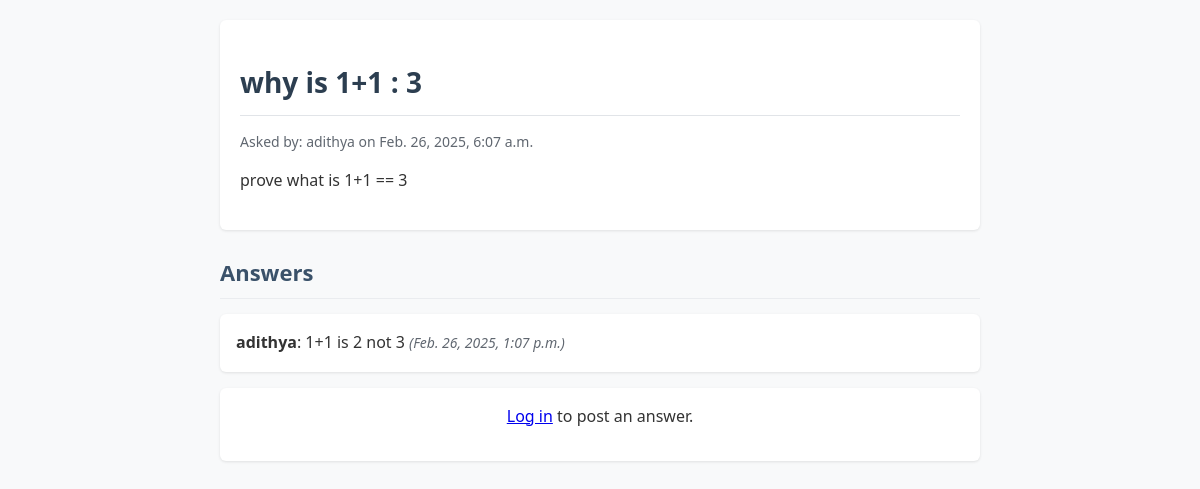
Screenshot of /question/1/ with the database file from the repository.
### myapp/models.py (models this page shows, shortened)
class Question(models.Model):
    title = models.CharField(max_length=255)
    content = models.TextField()
    author = models.ForeignKey(User, on_delete=models.CASCADE)
    created_at = models.DateTimeField(auto_now_add=True)
    has_accepted_answer = models.BooleanField(default=False)
    votes = models.ManyToManyField(User, through='QuestionVote', related_name='question_votes', blank=True)

class Answer(models.Model):
    content = models.TextField()
    question = models.ForeignKey(Question, on_delete=models.CASCADE, related_name="answers")
    author = models.ForeignKey(User, on_delete=models.CASCADE)
    created_at = models.DateTimeField(auto_now_add=True)

### myapp/views.py (the view)
# urls.py: path("question/<int:question_id>/", question_detail, name="question_detail"),
def question_detail(request, question_id):
    question = get_object_or_404(Question, id=question_id)
    answers = Answer.objects.filter(question=question).order_by('-created_at')
    return render(request, "myapp/question_detail.html", {"question": question, "answers": answers, "form": AnswerForm()})

### myapp/templates/myapp/question_detail.html (shortened to what this page needs)
<!DOCTYPE html>
<html lang="en">
<head>
</head>
<body>
    <div class="question-container">
        <h1>{{ question.title }}</h1>
        <p class="author-info">Asked by: {{ question.author.username }} on {{ question.created_at }}</p>
        <div class="question-content">
            <p>{{ question.content }}</p>
        </div>
    </div>
    <h2>Answers</h2>
    <ul id="answers-list">
        {% for answer in answers %}
            <li id="answer-{{ answer.id }}">
                <strong>{{ answer.author.username }}</strong>: {{ answer.content }}
                <span class="answer-date">({{ answer.created_at }})</span>
            </li>
        {% endfor %}
    </ul>
    {% if user.is_authenticated %}
    <h2>Post Your Answer</h2>
    <form id="answer-form">
        {% csrf_token %}
        <div id="error-message" class="error-message" style="display: none;"></div>
        {{ form.as_p }}
        <button type="submit">Submit Answer</button>
    </form>
    {% else %}
    <div class="login-prompt">
        <p><a href="{% url 'login' %}">Log in</a> to post an answer.</p>
    </div>
    {% endif %}
</body>
</html>

### myapp/templates/myapp/question_detail.html (style rules this page uses)
* { box-sizing: border-box; margin: 0; padding: 0; }
body { font-family: 'Segoe UI', Tahoma, Geneva, Verdana, sans-serif; line-height: 1.6; color: #333; background-color: #f8f9fa; max-width: 800px; margin: 0 auto; padding: 20px; }
h1 { color: #2c3e50; margin: 20px 0 15px; padding-bottom: 10px; border-bottom: 1px solid #e1e4e8; font-size: 28px; }
h2 { color: #3a5169; font-size: 22px; margin: 25px 0 15px; padding-bottom: 8px; border-bottom: 1px solid #eaecef; }
p { margin-bottom: 16px; }
.question-container { background-color: #fff; padding: 20px; border-radius: 6px; box-shadow: 0 1px 3px rgba(0, 0, 0, 0.1); margin-bottom: 20px; }
.author-info { color: #606770; font-size: 14px; margin-bottom: 15px; }
#answers-list { list-style-type: none; }
#answers-list li { background-color: #fff; padding: 16px; border-radius: 6px; box-shadow: 0 1px 3px rgba(0, 0, 0, 0.1); margin-bottom: 16px; }
.answer-date { color: #606770; font-size: 14px; font-style: italic; }
.login-prompt { background-color: #fff; padding: 16px; border-radius: 6px; box-shadow: 0 1px 3px rgba(0, 0, 0, 0.1); text-align: center; }

### rows the page displays
Question: title "why is 1+1 : 3", author.username "adithya", created_at "Feb. 26, 2025, 6:07 a.m.", content "prove what is 1+1 == 3"
Answer: author.username "adithya", content "1+1 is 2 not 3", created_at "Feb. 26, 2025, 1:07 p.m."
